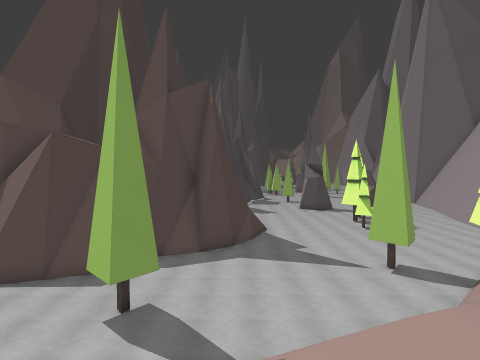
view 1 (above)

24 first-person views from a walk through a scene from a Unity 3-D project. The camera is 1.5 m above the floor, tilts 2° down and sees 80° across. The floor is counted in squares, 2 m on a side. Each view is taken from the middle of a square. On the plan, view 1 faces up. The plan holds only what a view shows up to about 10 squares ahead; the rest is blank. The place goes on beyond the plan.

view 2
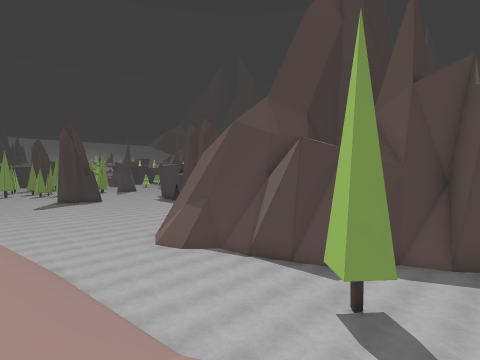

view 3
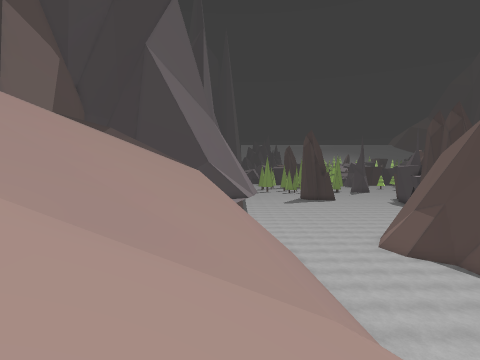

view 4
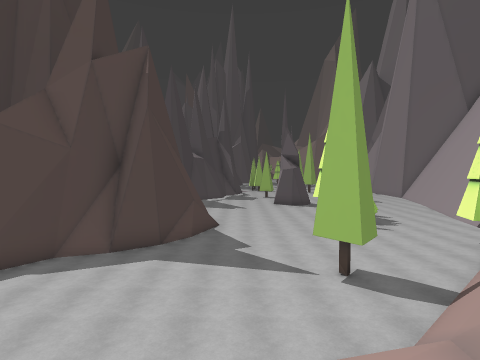

view 5
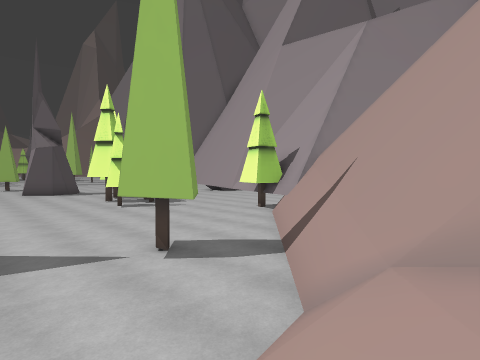

view 6
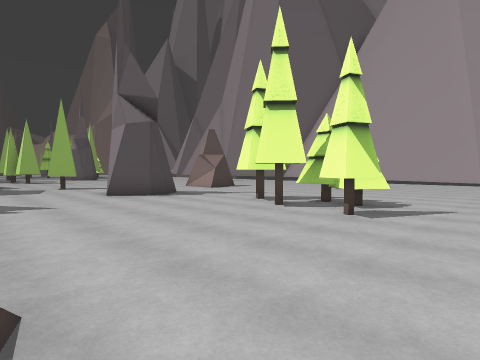

view 7
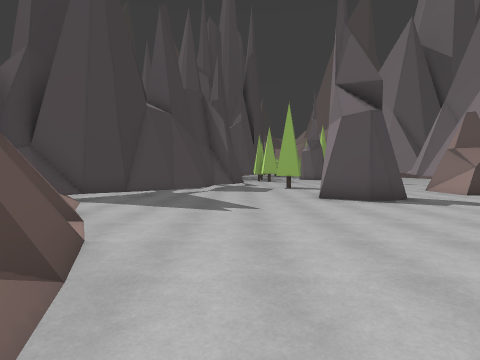

view 8
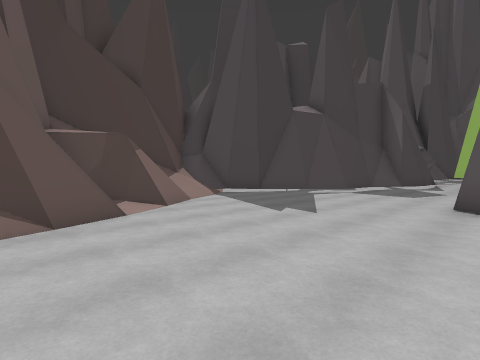

view 9
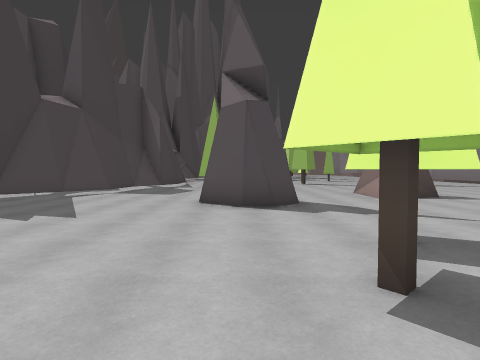

view 10
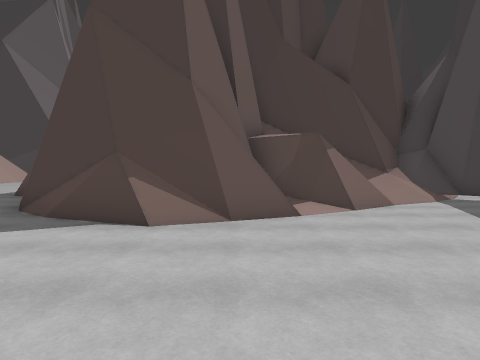

view 11
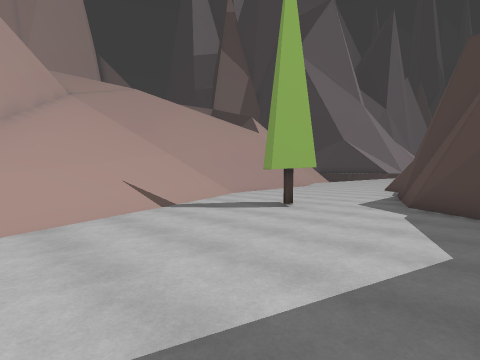

view 12
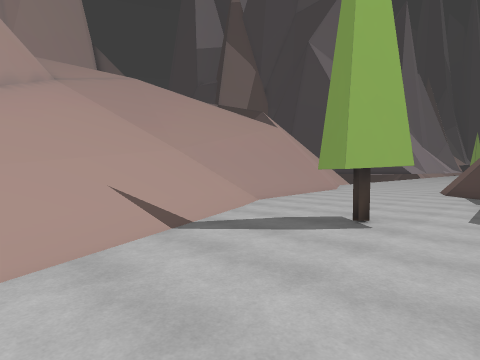

view 13
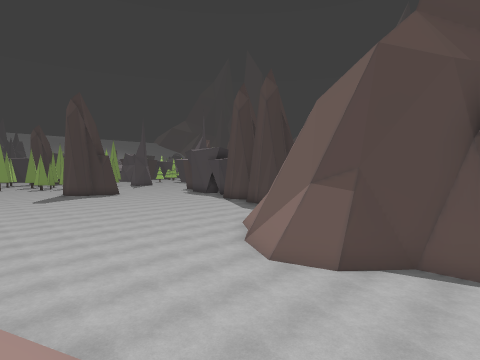

view 14
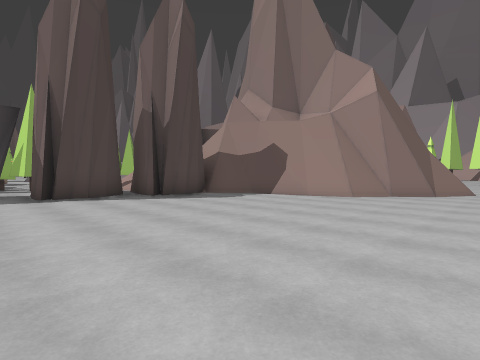

view 15
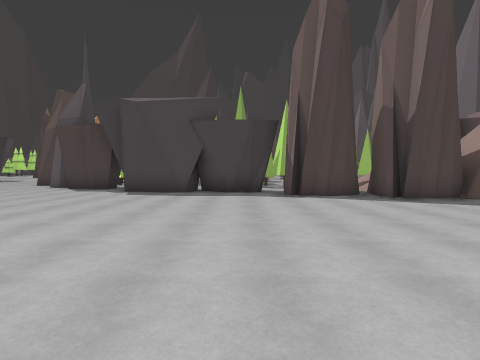

view 16
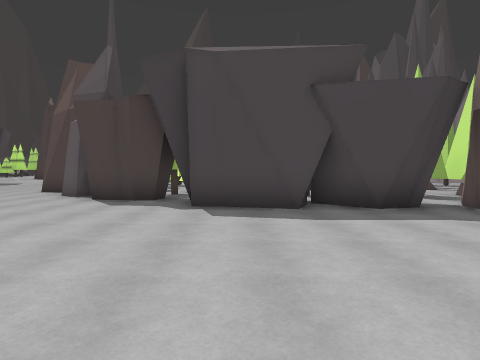

view 17
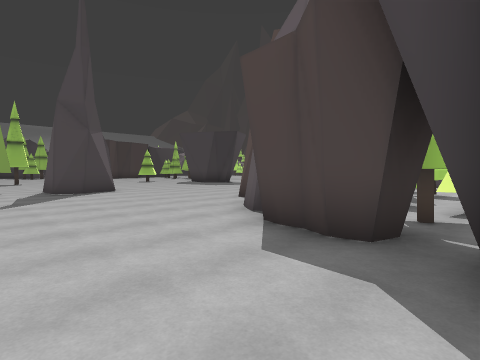

view 18
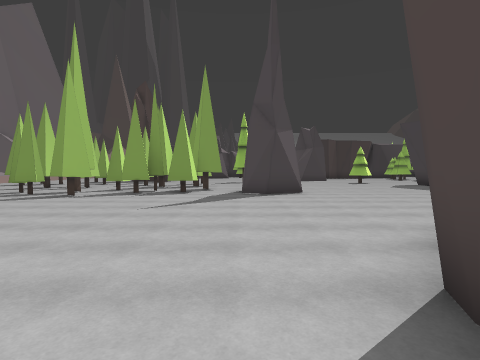

view 19
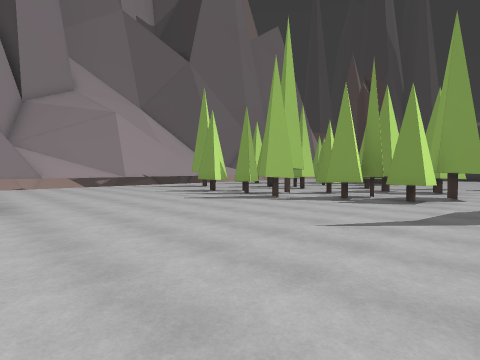

view 20
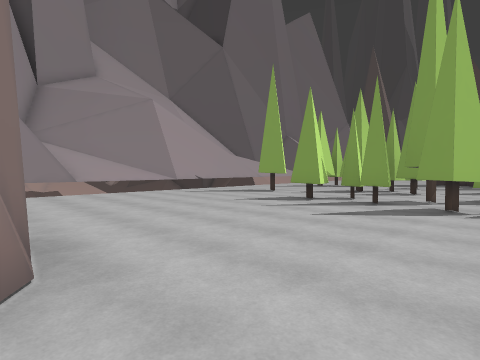

view 21
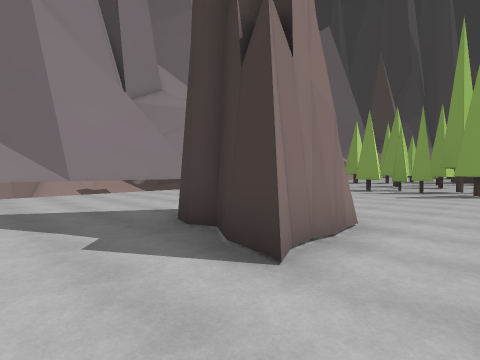

view 22
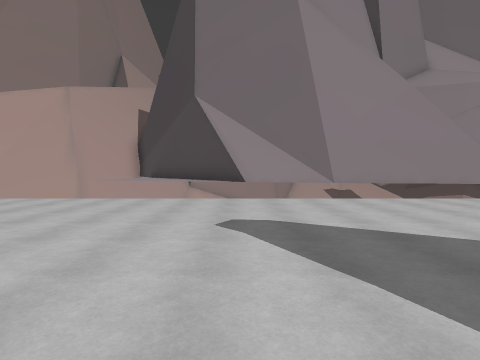

view 23
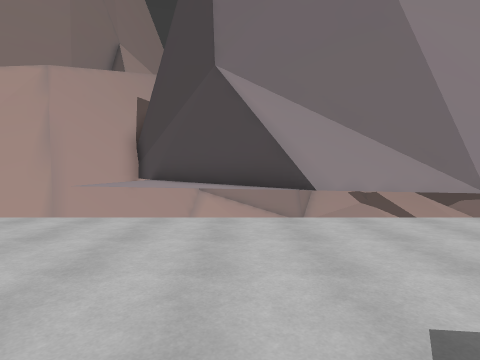

view 24
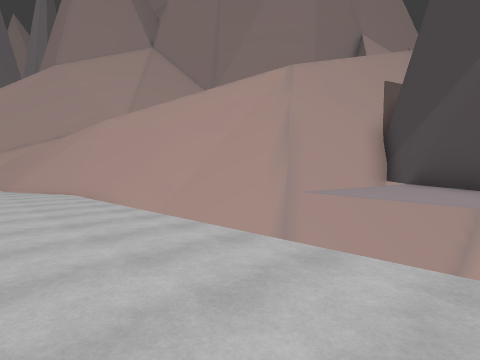

### Floor plan
Key: @ floor where view 1 was taken; # wall or solid block; . floor; / step, stairs or slope; = window, fence, low wall or low ledge; ^ raised ledge; v drop or lower ground; T tree; R rock; O other object.
Columns run from 37 left of view 1 to 10 right of it. Each row starts with its distance up from view 1.
 23                                      #....  ..
 22            T                        ##....  ..##
 21            T.                      ##.....  ..R#
 20   ..   R   ..                     ##......# ....
 19   .... R    .                    ##/......##....
 18   ......##  TT                   ##/...........
 17   .......## T       .O           ^//=..........
 16   #.......###.  O .TTT           ^/ #......TT...
 15   ##.......#R#  # ..             #//#/.....TT...
 14  ............#######             #####/.....T..#
 13 .T.................###  ^            #/....TT..#
 12 O#T................######            #/........#
 11 T.TT....................#           ##........##
 10 ...T....................##         ##.........T
  9 .TTTT....................#        ##.........##
  8 T.TT......###............##     ###......T...##
  7 O..T......##..............## ####........#.###
  6 T..T...... #...............###.....T......##
  5  ......... ........................T..../##
  4   #..................................////#^
  3   T................................//////
  2     .........................///////////
  1      #########............./////////////
  0              ##^^^#    //////////////@/#
 -1                #^^///////// ///////////#
 -2                 ^^^v/////// //////////##
 -3                 ^#^vv/////   /////////#
 -4                  #vvv////    ////// /##
 -5                  #vvvv//      ///    #

Positions as (right, up) in squares from view 1, and headings:
1: (0, 0), facing up
2: (0, 0), facing up-left
3: (1, 0), facing left
4: (2, 2), facing up
5: (2, 4), facing up-right
6: (1, 11), facing up-right
7: (2, 12), facing up
8: (5, 13), facing up-left
9: (5, 13), facing up
10: (5, 14), facing left
11: (3, 9), facing down-left
12: (2, 7), facing down-left
13: (-6, 1), facing up-left
14: (-20, 4), facing up-right
15: (-20, 4), facing up
16: (-23, 8), facing up
17: (-24, 12), facing up-left
18: (-25, 14), facing left
19: (-27, 14), facing down-left
20: (-27, 10), facing down-left
21: (-23, 10), facing down-left
22: (-23, 8), facing down
23: (-22, 5), facing down
24: (-21, 3), facing down-right
